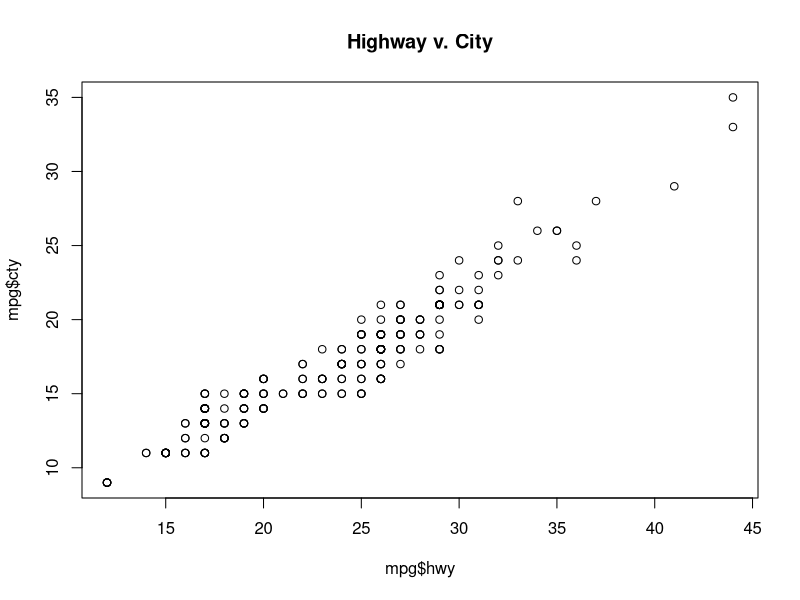
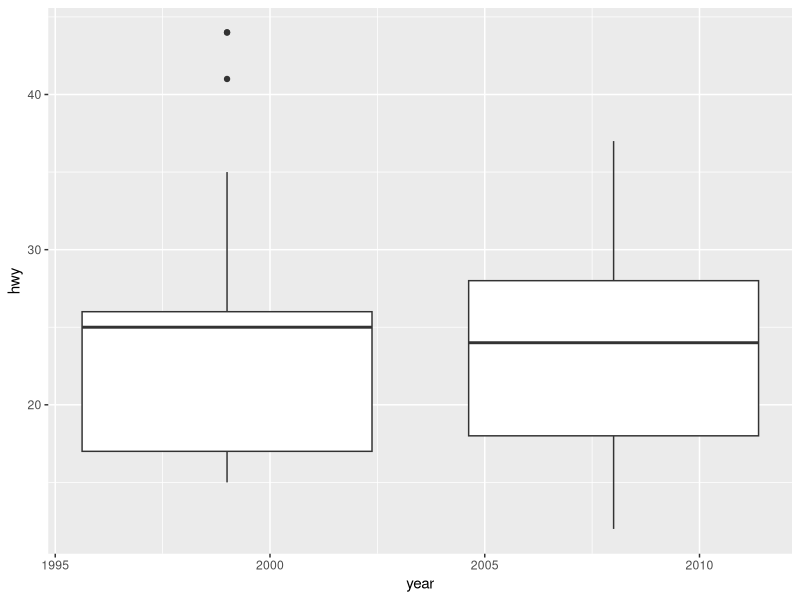
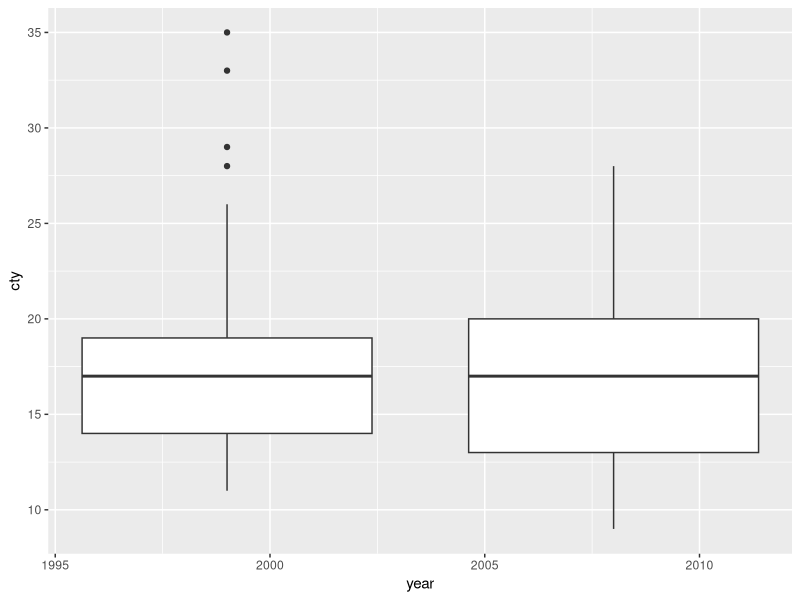

R code for these plots, in order:
## ---- chunk 1
knitr::opts_chunk$set(echo = TRUE)
## ---- chunk 2
fahren <- c(24,15)
cel <- c()
for (temp in fahren) {
  cel <- c(cel, (temp-32)*5/9)
}
print(cel)

## ---- chunk 3
vec200 <- c()
for (x in c(1:200)) {
  if (x %% 2 == 0) {
    vec200 <- c(vec200, 1)
  }
  else {
    vec200 <- c(vec200, 3)
  }
}
print(vec200)
## ---- chunk 4
numPerfect <- 0
for (x in c(1:2001)) {
  sqrt <- x^0.5
  if (sqrt == round(sqrt)) {
    numPerfect = numPerfect + 1
  }
}
print(numPerfect)
## ---- chunk 5
library(ggplot2)
summary(mpg)
head(mpg)

#top 3
sort <- mpg[order(-mpg$hwy), ]
top3 <- sort[1:3, ]
print(top3)

## ---- chunk 6
Compact <- mpg[mpg$class == 'compact', ]
numCompact <- length(unique(Compact$model))
print(numCompact)

## ---- chunk 7
plot(mpg$hwy,mpg$cty, main = "Highway v. City")

## ---- chunk 8

#using ggplot

#hyw
hwy_boxplot <- ggplot(mpg, aes(group=year, x=year, y=hwy)) + geom_boxplot()
hwy_boxplot
summary(mpg[mpg$year == '1999', ])
summary(mpg[mpg$year == '2008', ])
#cty
ctyBox <- ggplot(mpg, aes(group=year, x=year, y=cty)) + geom_boxplot()
ctyBox
summary(mpg[mpg$year == '1999', ])
summary(mpg[mpg$year == '2008', ])

